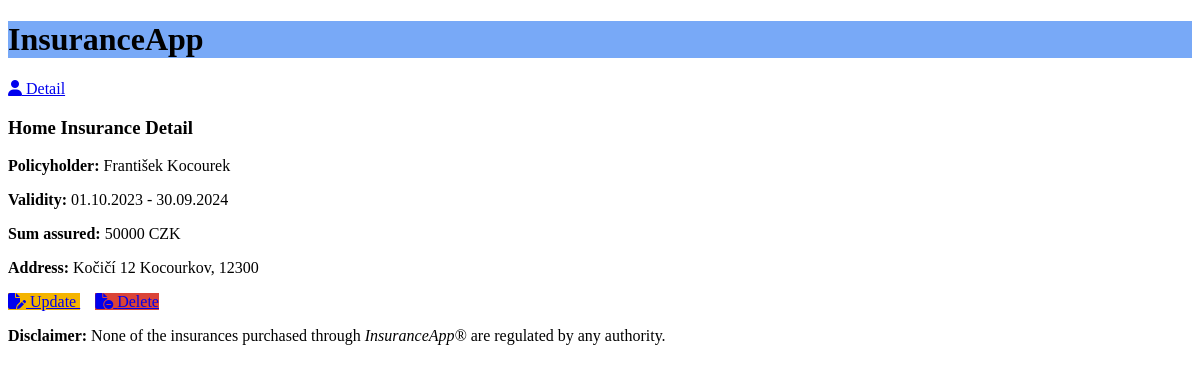
Page /homeinsurance/detail/1/ on the committed database.
### insuranceapp/models.py (models this page shows, shortened)
class Insurace(models.Model):
    insurance_product_name = "Insurance"
    policyholder = models.ForeignKey(Policyholder, on_delete=models.CASCADE)
    contract_date = models.DateField()
    valid_from_date = models.DateField()
    valid_to_date = models.DateField()
    class Meta:
        abstract = True
    @classmethod
    def get_url_name_prefix(cls):
        return cls.insurance_product_name.replace(" ", "").lower()
    def get_update_url(self):
        return reverse(
            f"insuranceapp:{self.__class__.get_url_name_prefix()}-update",
            kwargs={"pk": self.id},
        )
    def get_delete_url(self):
        return reverse(
            f"insuranceapp:{self.__class__.get_url_name_prefix()}-delete",
            kwargs={"pk": self.id},
        )

class HomeInsurance(Insurace):
    insurance_product_name = "Home Insurance"
    sum_assured = models.IntegerField()  # Pojistná částka
    street_and_reference_number = models.CharField(max_length=50, blank=True, null=True)
    city = models.CharField(max_length=50, blank=True, null=True)
    postal_code = models.IntegerField(blank=True, null=True)

class Person(models.Model):
    first_name = models.CharField(max_length=50)
    last_name = models.CharField(max_length=50)
    birth_date = models.DateField()
    personal_identification_number = models.IntegerField(unique=True)
    street_and_reference_number = models.CharField(max_length=50)
    city = models.CharField(max_length=50)
    postal_code = models.IntegerField()
    class Meta:
        abstract = True
    @property
    def address(self):
        return f"{self.street_and_reference_number} {self.city}, {self.postal_code}"
    @property
    def full_name(self):
        return f"{self.first_name} {self.last_name}"

class Policyholder(Person):
    email = models.EmailField(unique=True)
    phone = models.IntegerField(unique=True)
    registration_date = models.DateField()

### insuranceapp/views.py (the view)
class HomeInsuranceDetailView(HomeInsuranceModelMixin, DetailView):
    pass

### insuranceapp/templates/insuranceapp/homeinsurance_detail.html
{% extends "insuranceapp/insurance_detail.html" %}
{% block insurance %}
    {% if homeinsurance.street_and_reference_number %}
        <p><b>Address:</b> {{ homeinsurance.address }}</p>
    {% else %}
        <p><b>Address:</b> {{ homeinsurance.policyholder.address }}</p>
    {% endif %}
{% endblock insurance %}

### insuranceapp/templates/insuranceapp/insurance_detail.html (shortened to what this page needs)
{% extends "insuranceapp/base.html" %}
{% block content %}
    <a href="{% url 'insuranceapp:policyholder-detail' object.policyholder.id %}">
        <i class="fa-solid fa-user"></i>
        Detail
    </a>
    <h3>{{ object.insurance_product_name }} Detail</h3>
    <p><b>Policyholder:</b> {{ object.policyholder.full_name }}</p>
    <p><b>Validity:</b> {{ object.valid_from_date|date:"d.m.Y" }} - {{ object.valid_to_date|date:"d.m.Y" }}</p>
    <p><b>Sum assured:</b> {{ object.sum_assured }} CZK</p>
    {% block insurance %}{% endblock insurance %}
    <a class="button button-update" href="{{ object.get_update_url }}">
        <i class="fa-solid fa-file-pen"></i>
        Update
    </a>
    <a class="button button-delete" href="{{ object.get_delete_url }}">
        <i class="fa-solid fa-file-circle-minus"></i>
        Delete
    </a>
{% endblock content %}

### insuranceapp/static/insuranceapp/style.css (style rules this page uses)
.button-update { background-color: #F4B400 !important; margin-right: 15px !important; }
.button-delete { background-color: #DB4437 !important; }

### rows in the picture
HomeInsurance: insurance_product_name "Home Insurance", policyholder.full_name "František Kocourek", valid_from_date "01.10.2023", valid_to_date "30.09.2024", sum_assured "50000", policyholder.address "Kočičí 12 Kocourkov, 12300"
